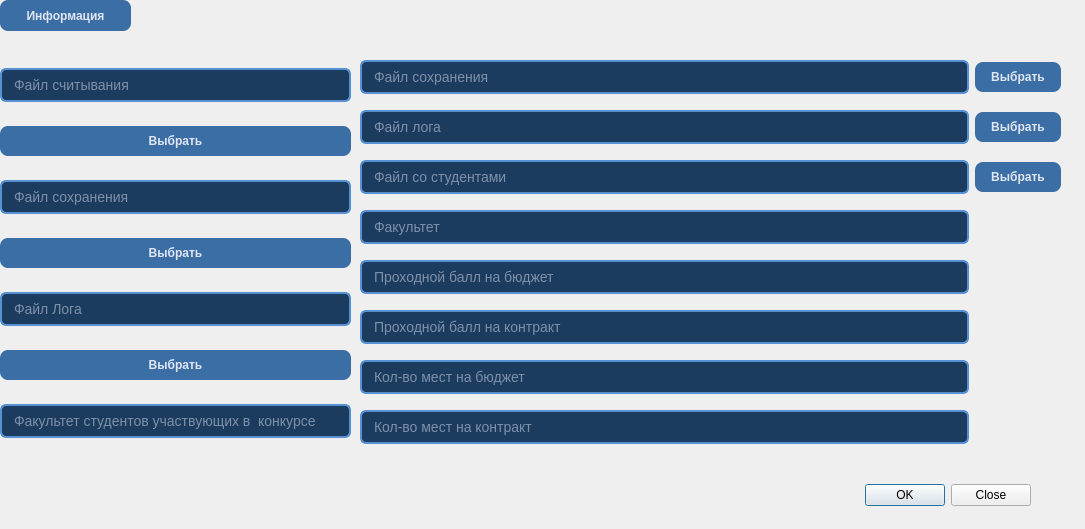
<?xml version="1.0" encoding="UTF-8"?>
<ui version="4.0">
 <class>DialogContest</class>
 <widget class="QDialog" name="DialogContest">
  <property name="geometry">
   <rect>
    <x>0</x>
    <y>0</y>
    <width>1085</width>
    <height>529</height>
   </rect>
  </property>
  <property name="windowTitle">
   <string>Dialog</string>
  </property>
  <property name="styleSheet">
   <string notr="true">QLabel {
    background-color: transparent;
    color: black;
}</string>
  </property>
  <widget class="QPushButton" name="pushButtonInfoAttestat">
   <property name="geometry">
    <rect>
     <x>0</x>
     <y>0</y>
     <width>131</width>
     <height>31</height>
    </rect>
   </property>
   <property name="styleSheet">
    <string notr="true">  QPushButton {
        background-color: #3A6EA5;
        color: #E0E6F2;
        border: none;
        border-radius: 8px;
        padding: 8px 16px;
        font-weight: 600;
    }
    QPushButton:hover {
        background-color: #5591D3;
    }
    QPushButton:pressed {
        background-color: #2C5588;
    }</string>
   </property>
   <property name="text">
    <string>Информация</string>
   </property>
  </widget>
  <widget class="QDialogButtonBox" name="buttonBox">
   <property name="geometry">
    <rect>
     <x>850</x>
     <y>480</y>
     <width>181</width>
     <height>31</height>
    </rect>
   </property>
   <property name="styleSheet">
    <string notr="true"/>
   </property>
   <property name="standardButtons">
    <set>QDialogButtonBox::StandardButton::Close|QDialogButtonBox::StandardButton::Ok</set>
   </property>
  </widget>
  <widget class="QWidget" name="gridLayoutWidget">
   <property name="geometry">
    <rect>
     <x>360</x>
     <y>50</y>
     <width>701</width>
     <height>411</height>
    </rect>
   </property>
   <layout class="QGridLayout" name="gridLayout">
    <item row="0" column="1">
     <widget class="QLineEdit" name="lineEdit_Attestat_FileSave">
      <property name="styleSheet">
       <string notr="true"> QLineEdit {
        background-color: #1B3B5F;
        color: #E0E6F2;
        border: 2px solid #5591D3;
        border-radius: 6px;
        padding: 6px 10px;
        font-size: 14px;
    }
   QLineEdit:focus {
        border-color: #7FB4FF;
        background-color: #274C77;
    }</string>
      </property>
      <property name="placeholderText">
       <string>Файл сохранения</string>
      </property>
     </widget>
    </item>
    <item row="3" column="1">
     <widget class="QLineEdit" name="lineEdit_Attestat_InputFile">
      <property name="styleSheet">
       <string notr="true"> QLineEdit {
        background-color: #1B3B5F;
        color: #E0E6F2;
        border: 2px solid #5591D3;
        border-radius: 6px;
        padding: 6px 10px;
        font-size: 14px;
    }
   QLineEdit:focus {
        border-color: #7FB4FF;
        background-color: #274C77;
    }</string>
      </property>
      <property name="placeholderText">
       <string>Файл со студентами</string>
      </property>
     </widget>
    </item>
    <item row="2" column="2">
     <widget class="QPushButton" name="btnAttestatFileLog">
      <property name="styleSheet">
       <string notr="true">  QPushButton {
        background-color: #3A6EA5;
        color: #E0E6F2;
        border: none;
        border-radius: 8px;
        padding: 8px 16px;
        font-weight: 600;
    }
    QPushButton:hover {
        background-color: #5591D3;
    }
    QPushButton:pressed {
        background-color: #2C5588;
    }</string>
      </property>
      <property name="text">
       <string>Выбрать</string>
      </property>
     </widget>
    </item>
    <item row="10" column="1">
     <widget class="QLineEdit" name="lineEdit_Attestat_ContractSlots">
      <property name="styleSheet">
       <string notr="true"> QLineEdit {
        background-color: #1B3B5F;
        color: #E0E6F2;
        border: 2px solid #5591D3;
        border-radius: 6px;
        padding: 6px 10px;
        font-size: 14px;
    }
   QLineEdit:focus {
        border-color: #7FB4FF;
        background-color: #274C77;
    }</string>
      </property>
      <property name="placeholderText">
       <string>Кол-во мест на контракт</string>
      </property>
     </widget>
    </item>
    <item row="6" column="1">
     <widget class="QLineEdit" name="lineEdit_Attestat_BudgetMinBall">
      <property name="styleSheet">
       <string notr="true"> QLineEdit {
        background-color: #1B3B5F;
        color: #E0E6F2;
        border: 2px solid #5591D3;
        border-radius: 6px;
        padding: 6px 10px;
        font-size: 14px;
    }
   QLineEdit:focus {
        border-color: #7FB4FF;
        background-color: #274C77;
    }</string>
      </property>
      <property name="placeholderText">
       <string>Проходной балл на бюджет</string>
      </property>
     </widget>
    </item>
    <item row="0" column="2">
     <widget class="QPushButton" name="btnBrowseAttestatSaveFile">
      <property name="styleSheet">
       <string notr="true">  QPushButton {
        background-color: #3A6EA5;
        color: #E0E6F2;
        border: none;
        border-radius: 8px;
        padding: 8px 16px;
        font-weight: 600;
    }
    QPushButton:hover {
        background-color: #5591D3;
    }
    QPushButton:pressed {
        background-color: #2C5588;
    }</string>
      </property>
      <property name="text">
       <string>Выбрать</string>
      </property>
     </widget>
    </item>
    <item row="2" column="1">
     <widget class="QLineEdit" name="lineEdit_Attestat_FileLog">
      <property name="styleSheet">
       <string notr="true"> QLineEdit {
        background-color: #1B3B5F;
        color: #E0E6F2;
        border: 2px solid #5591D3;
        border-radius: 6px;
        padding: 6px 10px;
        font-size: 14px;
    }
   QLineEdit:focus {
        border-color: #7FB4FF;
        background-color: #274C77;
    }</string>
      </property>
      <property name="placeholderText">
       <string>Файл лога</string>
      </property>
     </widget>
    </item>
    <item row="3" column="2">
     <widget class="QPushButton" name="btnAttestatInputFile">
      <property name="styleSheet">
       <string notr="true">  QPushButton {
        background-color: #3A6EA5;
        color: #E0E6F2;
        border: none;
        border-radius: 8px;
        padding: 8px 16px;
        font-weight: 600;
    }
    QPushButton:hover {
        background-color: #5591D3;
    }
    QPushButton:pressed {
        background-color: #2C5588;
    }</string>
      </property>
      <property name="text">
       <string>Выбрать</string>
      </property>
     </widget>
    </item>
    <item row="9" column="1">
     <widget class="QLineEdit" name="lineEdit_Attestat_BudgetSlots">
      <property name="styleSheet">
       <string notr="true"> QLineEdit {
        background-color: #1B3B5F;
        color: #E0E6F2;
        border: 2px solid #5591D3;
        border-radius: 6px;
        padding: 6px 10px;
        font-size: 14px;
    }
   QLineEdit:focus {
        border-color: #7FB4FF;
        background-color: #274C77;
    }</string>
      </property>
      <property name="placeholderText">
       <string>Кол-во мест на бюджет</string>
      </property>
     </widget>
    </item>
    <item row="7" column="1">
     <widget class="QLineEdit" name="lineEdit_Attestat_ContractMinBall">
      <property name="styleSheet">
       <string notr="true"> QLineEdit {
        background-color: #1B3B5F;
        color: #E0E6F2;
        border: 2px solid #5591D3;
        border-radius: 6px;
        padding: 6px 10px;
        font-size: 14px;
    }
   QLineEdit:focus {
        border-color: #7FB4FF;
        background-color: #274C77;
    }</string>
      </property>
      <property name="placeholderText">
       <string>Проходной балл на контракт</string>
      </property>
     </widget>
    </item>
    <item row="4" column="1">
     <widget class="QLineEdit" name="lineEdit_Attestat_Fakyltet">
      <property name="styleSheet">
       <string notr="true"> QLineEdit {
        background-color: #1B3B5F;
        color: #E0E6F2;
        border: 2px solid #5591D3;
        border-radius: 6px;
        padding: 6px 10px;
        font-size: 14px;
    }
   QLineEdit:focus {
        border-color: #7FB4FF;
        background-color: #274C77;
    }</string>
      </property>
      <property name="placeholderText">
       <string>Факультет</string>
      </property>
     </widget>
    </item>
   </layout>
  </widget>
  <widget class="QWidget" name="verticalLayoutWidget">
   <property name="geometry">
    <rect>
     <x>0</x>
     <y>50</y>
     <width>351</width>
     <height>408</height>
    </rect>
   </property>
   <layout class="QVBoxLayout" name="verticalLayout">
    <item>
     <widget class="QLineEdit" name="lineEdit_MaxScore_FileInput">
      <property name="styleSheet">
       <string notr="true"> QLineEdit {
        background-color: #1B3B5F;
        color: #E0E6F2;
        border: 2px solid #5591D3;
        border-radius: 6px;
        padding: 6px 10px;
        font-size: 14px;
    }
   QLineEdit:focus {
        border-color: #7FB4FF;
        background-color: #274C77;
    }</string>
      </property>
      <property name="placeholderText">
       <string>Файл считывания</string>
      </property>
     </widget>
    </item>
    <item>
     <widget class="QPushButton" name="btnBrowseMaxScoreInputFile">
      <property name="styleSheet">
       <string notr="true">  QPushButton {
        background-color: #3A6EA5;
        color: #E0E6F2;
        border: none;
        border-radius: 8px;
        padding: 8px 16px;
        font-weight: 600;
    }
    QPushButton:hover {
        background-color: #5591D3;
    }
    QPushButton:pressed {
        background-color: #2C5588;
    }</string>
      </property>
      <property name="text">
       <string>Выбрать</string>
      </property>
     </widget>
    </item>
    <item>
     <widget class="QLineEdit" name="lineEdit_MaxScore_FileSave">
      <property name="styleSheet">
       <string notr="true"> QLineEdit {
        background-color: #1B3B5F;
        color: #E0E6F2;
        border: 2px solid #5591D3;
        border-radius: 6px;
        padding: 6px 10px;
        font-size: 14px;
    }
   QLineEdit:focus {
        border-color: #7FB4FF;
        background-color: #274C77;
    }</string>
      </property>
      <property name="placeholderText">
       <string>Файл сохранения</string>
      </property>
     </widget>
    </item>
    <item>
     <widget class="QPushButton" name="btnMaxScoreFileSave">
      <property name="styleSheet">
       <string notr="true">  QPushButton {
        background-color: #3A6EA5;
        color: #E0E6F2;
        border: none;
        border-radius: 8px;
        padding: 8px 16px;
        font-weight: 600;
    }
    QPushButton:hover {
        background-color: #5591D3;
    }
    QPushButton:pressed {
        background-color: #2C5588;
    }</string>
      </property>
      <property name="text">
       <string>Выбрать</string>
      </property>
     </widget>
    </item>
    <item>
     <widget class="QLineEdit" name="lineEdit_MaxScore_FileLog">
      <property name="styleSheet">
       <string notr="true"> QLineEdit {
        background-color: #1B3B5F;
        color: #E0E6F2;
        border: 2px solid #5591D3;
        border-radius: 6px;
        padding: 6px 10px;
        font-size: 14px;
    }
   QLineEdit:focus {
        border-color: #7FB4FF;
        background-color: #274C77;
    }</string>
      </property>
      <property name="placeholderText">
       <string>Файл Лога</string>
      </property>
     </widget>
    </item>
    <item>
     <widget class="QPushButton" name="btnMaxScoreFileLog">
      <property name="styleSheet">
       <string notr="true">  QPushButton {
        background-color: #3A6EA5;
        color: #E0E6F2;
        border: none;
        border-radius: 8px;
        padding: 8px 16px;
        font-weight: 600;
    }
    QPushButton:hover {
        background-color: #5591D3;
    }
    QPushButton:pressed {
        background-color: #2C5588;
    }</string>
      </property>
      <property name="text">
       <string>Выбрать</string>
      </property>
     </widget>
    </item>
    <item>
     <widget class="QLineEdit" name="lineEdit_MaxScore_Faculty">
      <property name="styleSheet">
       <string notr="true"> QLineEdit {
        background-color: #1B3B5F;
        color: #E0E6F2;
        border: 2px solid #5591D3;
        border-radius: 6px;
        padding: 6px 10px;
        font-size: 14px;
    }
   QLineEdit:focus {
        border-color: #7FB4FF;
        background-color: #274C77;
    }</string>
      </property>
      <property name="placeholderText">
       <string>Факультет студентов участвующих в  конкурсе</string>
      </property>
     </widget>
    </item>
   </layout>
  </widget>
 </widget>
 <resources/>
 <connections/>
</ui>
